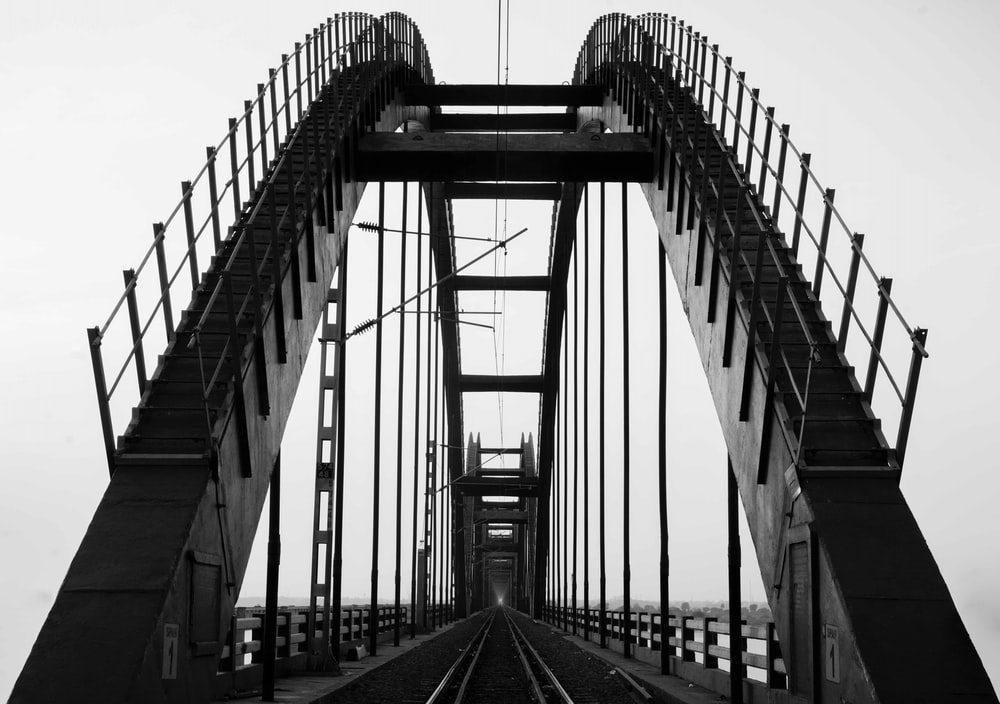
#> input picture 0_img/bridge2.jpg, 1000 x 704 px, found by its file name
$ python 4_line_detection.py
#> lines starting #> are read from the running program, lines starting #| are printed output that depends on the picture
import cv2
import numpy as np
from matplotlib import cm, pyplot as plt

square=cv2.imread('C:/Users/imrk0/Desktop/CV/0_img/bridge2.jpg')
#> square is the input picture: shape (704, 1000, 3); min 0, max 255, mean 135

v = np.array([[-1,2,-1],[-1,2,-1],[-1,2,-1]])
h = np.array([[-1,-1,-1],[2,2,2],[-1,-1,-1]])
sf = np.array([[-1,-1,2],[-1,2,-1],[2,-1,-1]])
sb = np.array([[2,-1,-1],[-1,2,-1],[-1,-1,2]])
dst1 = cv2.filter2D(square,0,v)
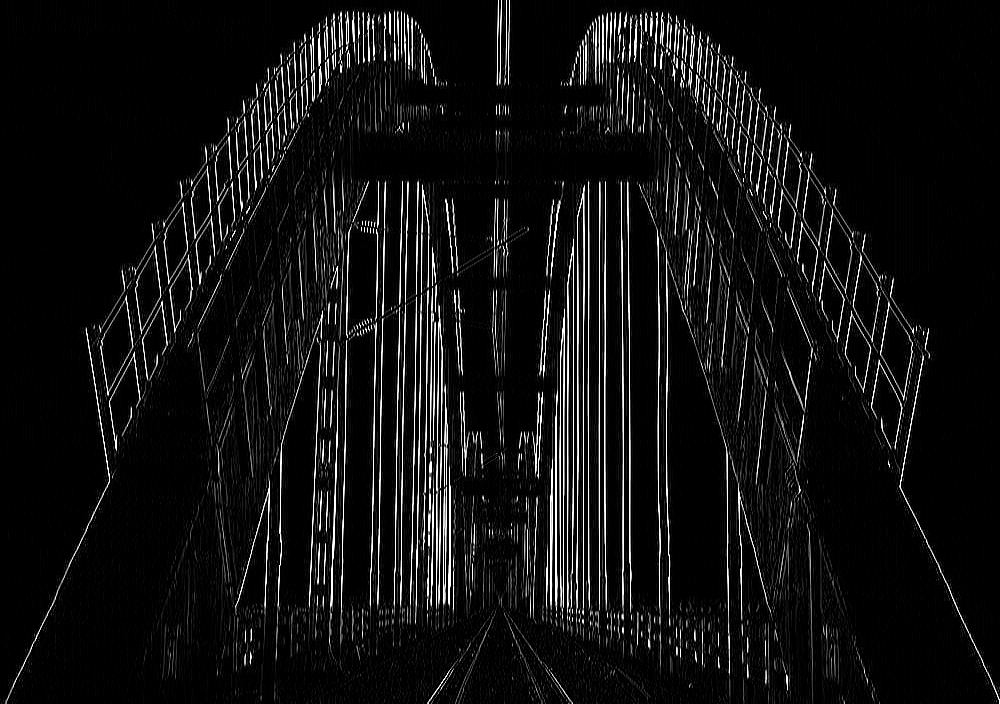
#> dst1: shape (704, 1000, 3); min 0, max 255, mean 16.9
dst2 = cv2.filter2D(square,0,h)
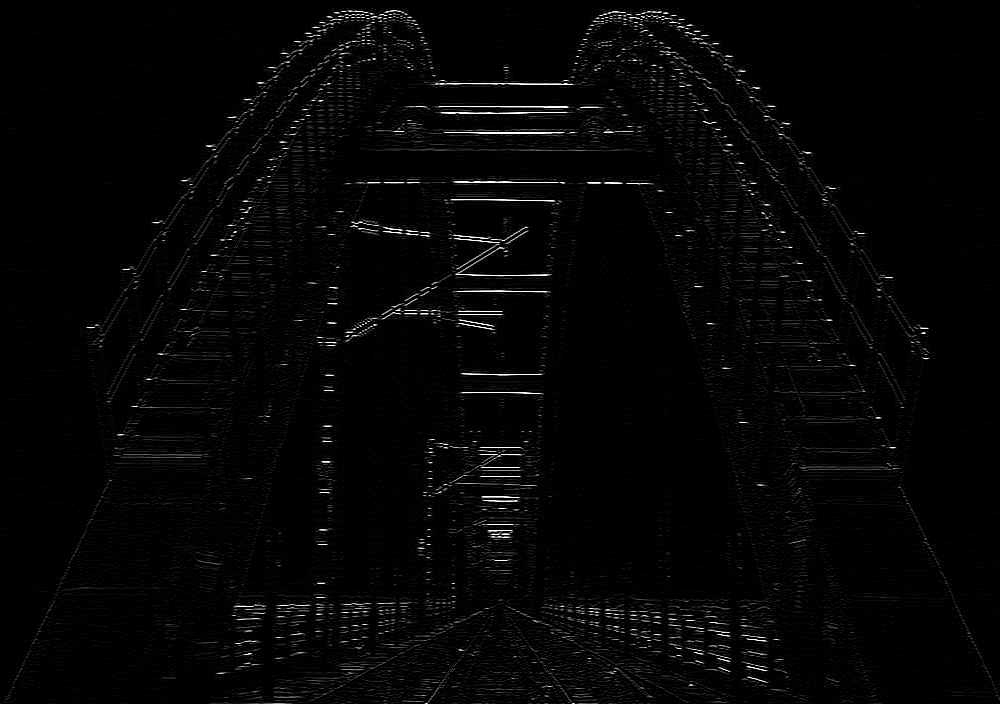
#> dst2: shape (704, 1000, 3); min 0, max 255, mean 5.5
dst3 = cv2.filter2D(square,0,sf)
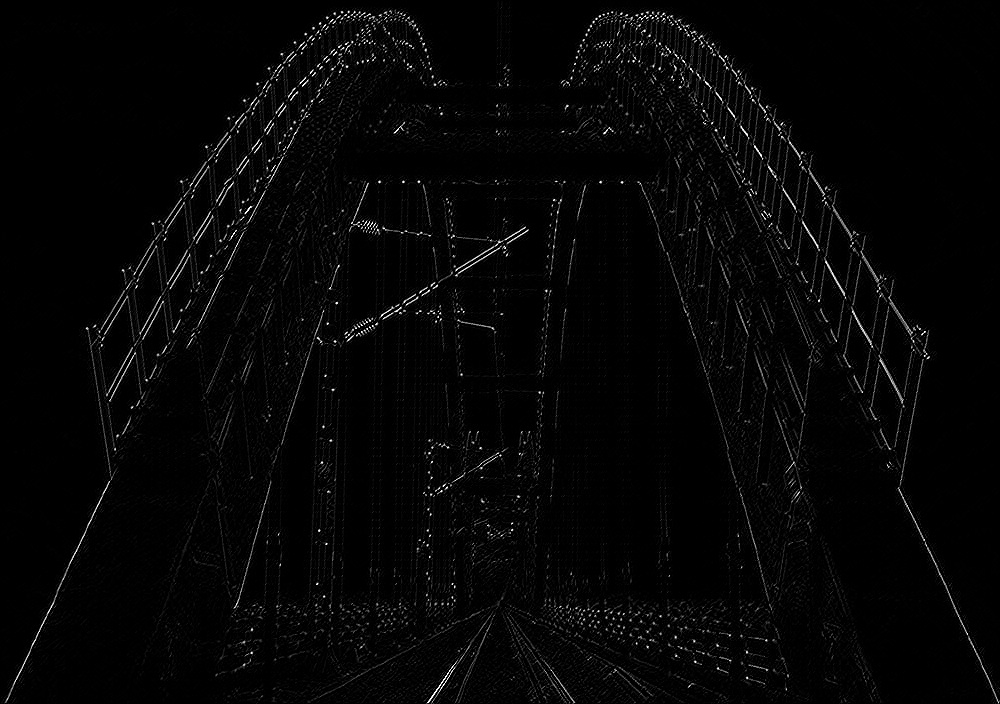
#> dst3: shape (704, 1000, 3); min 0, max 255, mean 5.7
dst4 = cv2.filter2D(square,0,sb)
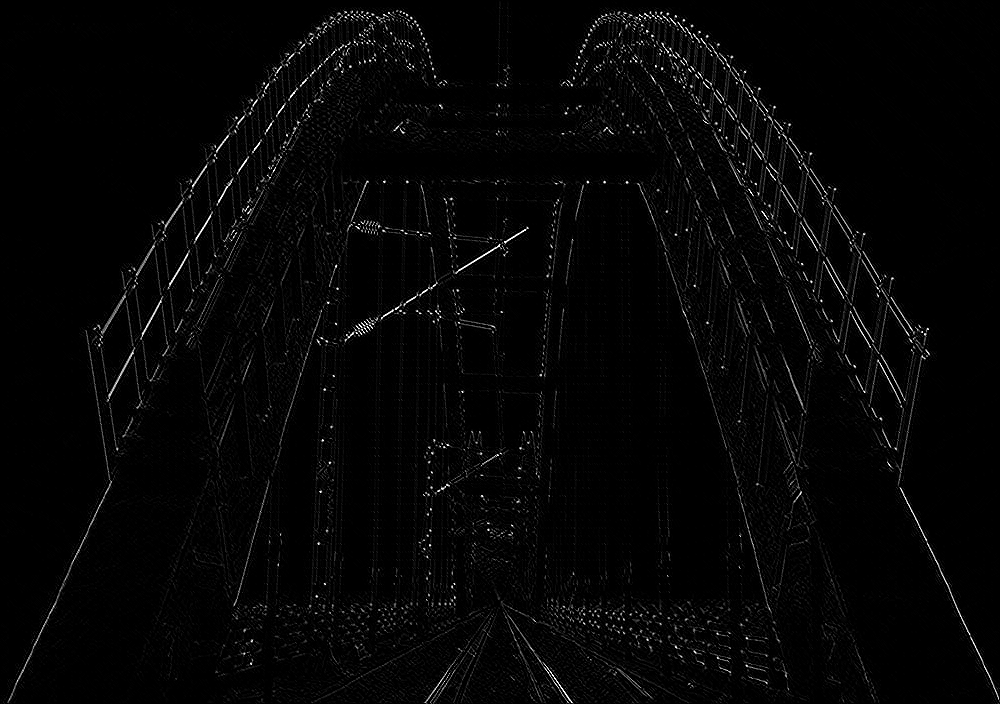
#> dst4: shape (704, 1000, 3); min 0, max 255, mean 5.7

plot1 = plt.figure("Original")
plt.imshow(square)
plot2 = plt.figure("Vertical")
plt.imshow(dst1)
plot3 = plt.figure("Horizontal")
plt.imshow(dst2)
plot4 = plt.figure("Slant Forward")
plt.imshow(dst3)
plot5 = plt.figure("Slant Backward")
plt.imshow(dst4)
plt.show()
